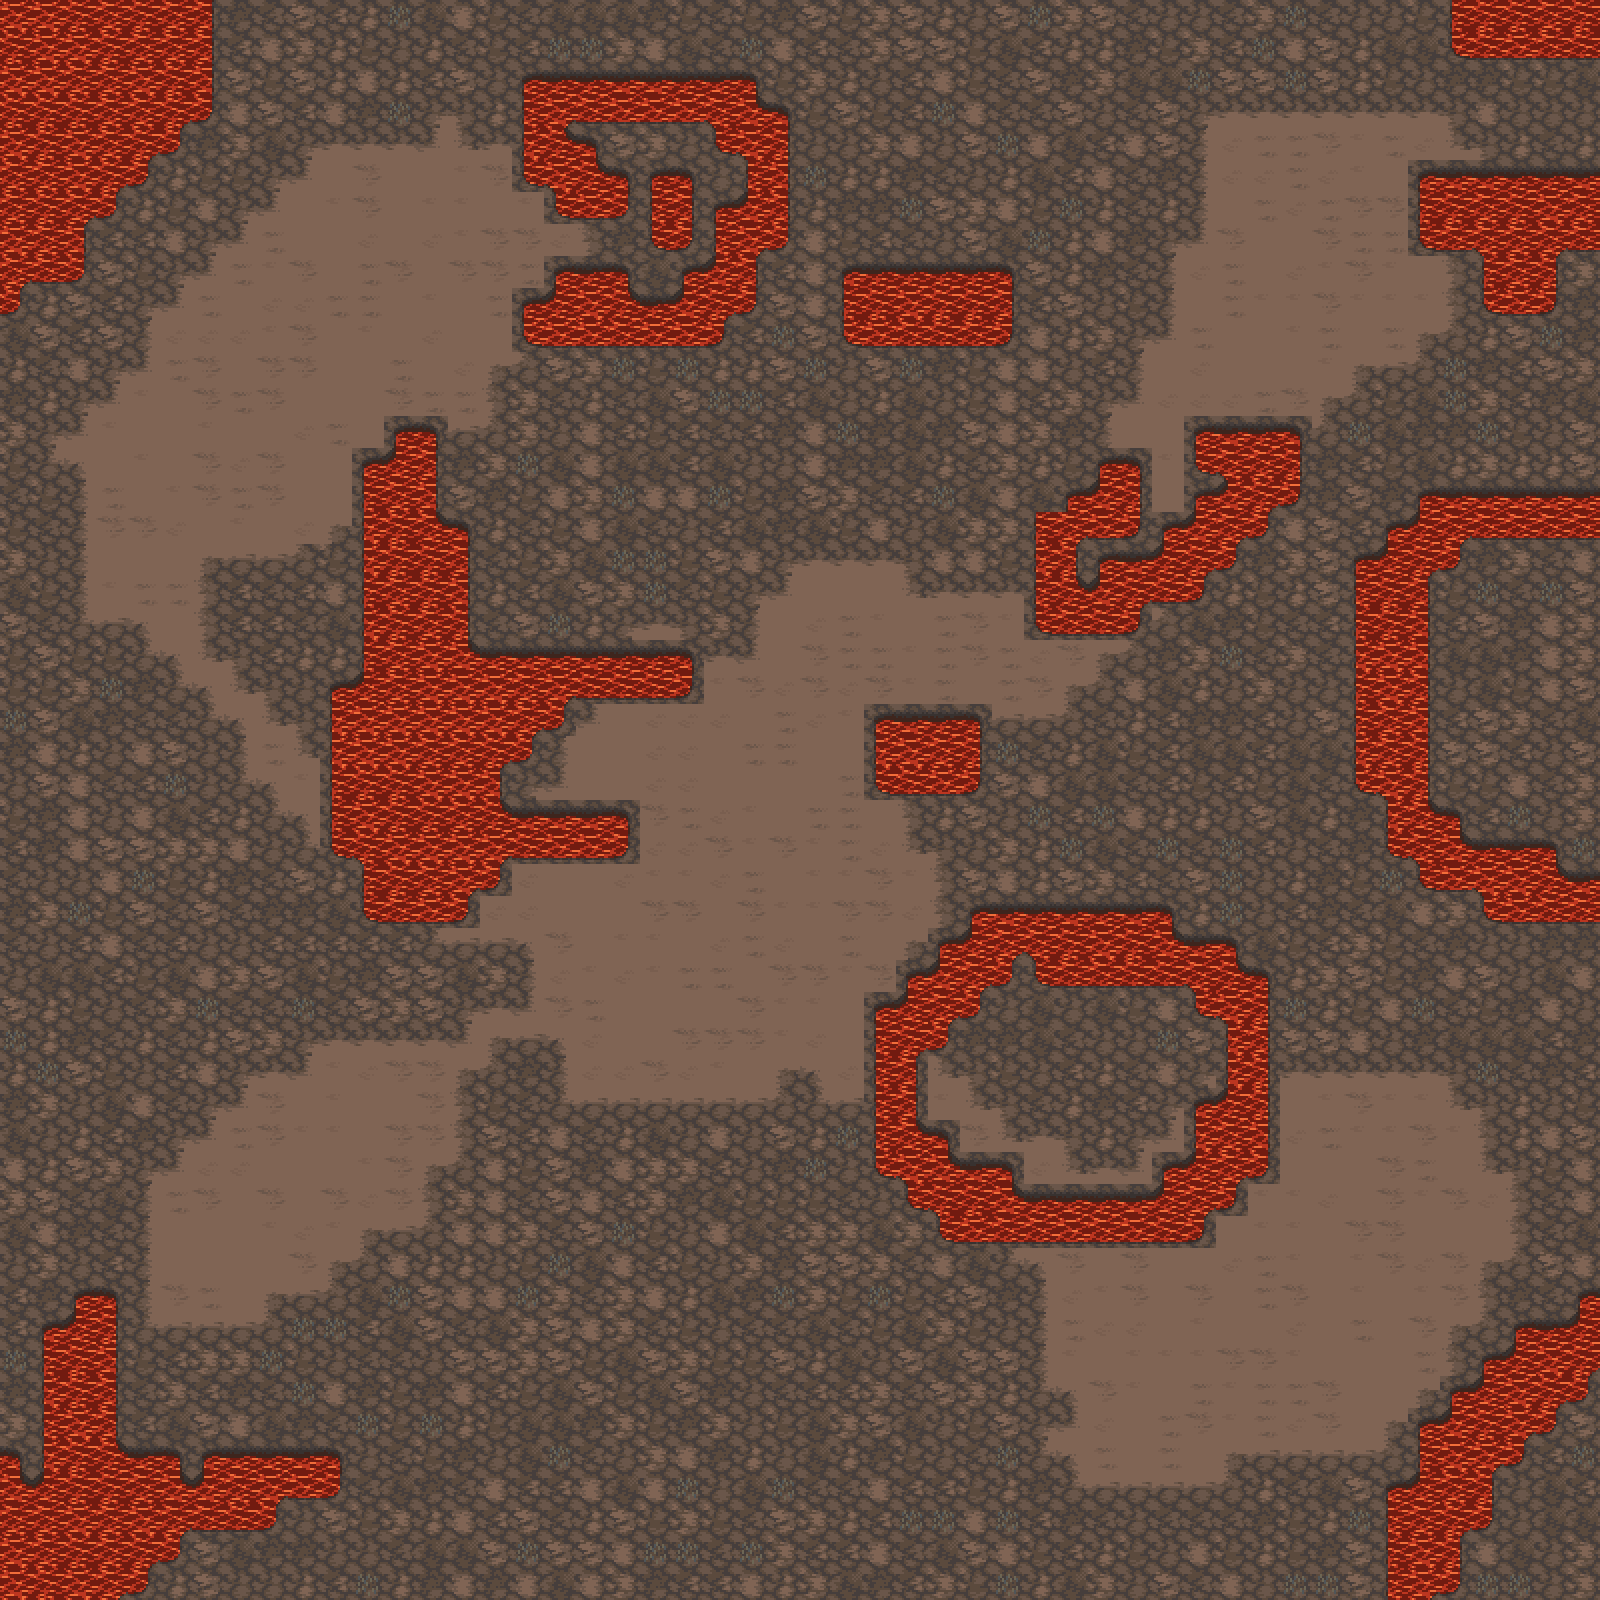

A level layout from a 2D game, rendered from its tile map. Below: a short description, then the map file with tile-grid data replaced by summaries:
An orthogonal 50x50 tile map with 32x32 px tiles, 2 tile layers (Base, Collision).

<map version="1.10" tiledversion="1.11.0" orientation="orthogonal" renderorder="right-down" width="50" height="50" tilewidth="32" tileheight="32" infinite="0" nextlayerid="3" nextobjectid="1">
 <editorsettings>
  <export format="tmx" />
 </editorsettings>
 <tileset firstgid="1" source="ashlands-2spaced.tsx" />
 <layer id="1" name="Base" width="50" height="50">
  <data>[2500 cells, 2500 non-empty, 29 distinct tile ids]</data>
 </layer>
 <layer id="2" name="Collision" width="50" height="50">
  <data>[2500 cells, 552 non-empty, 39 distinct tile ids]</data>
 </layer>
</map>
